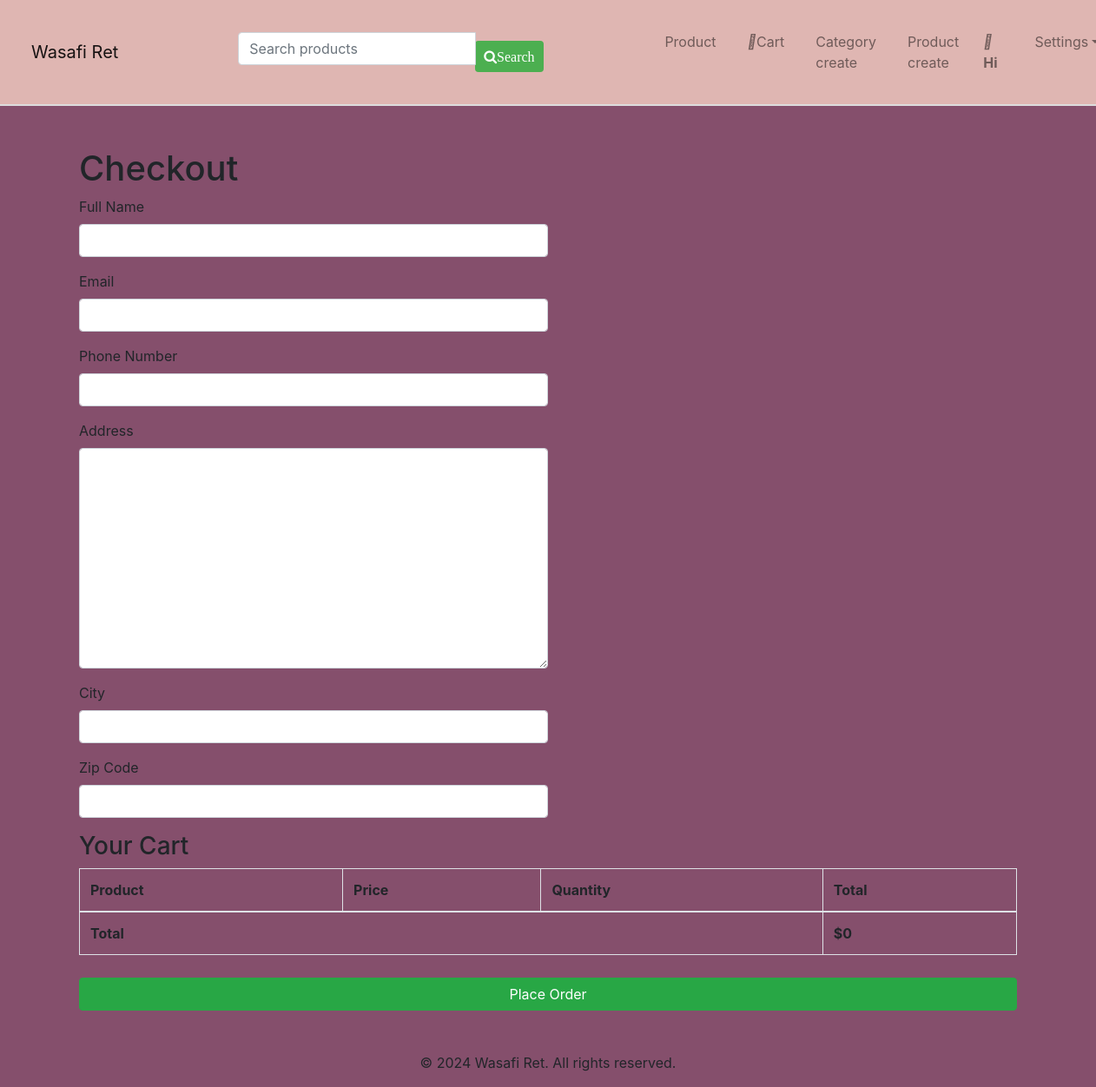
Page /orders/checkout/ (signed in) on the earlier database version.
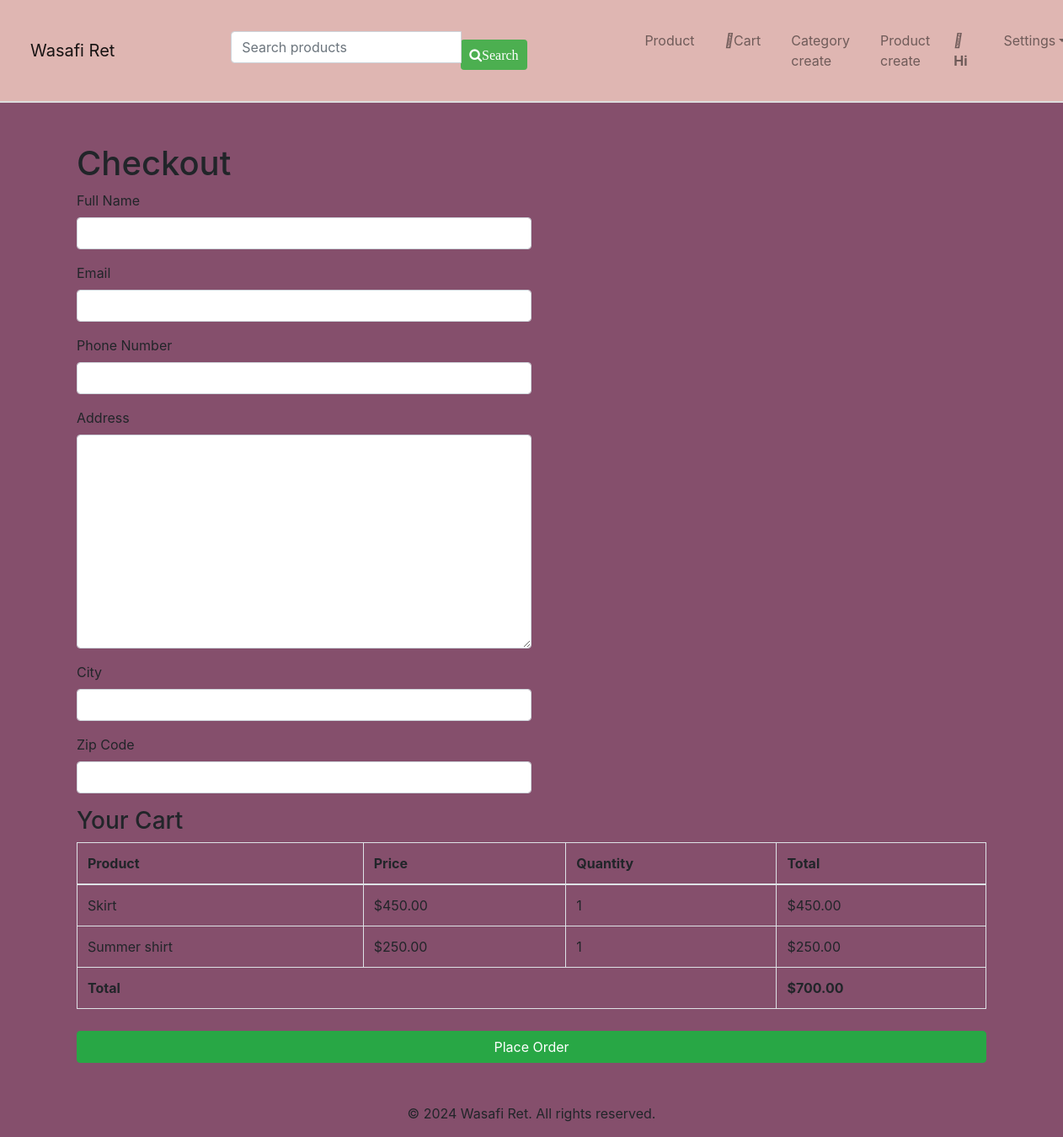
Same page on the later database version.
### WasafiRet/models.py (models this page shows, shortened)
class CartItem(models.Model):
    cart=models.ForeignKey(Cart,on_delete=models.CASCADE)
    product=models.ForeignKey(Product,on_delete=models.CASCADE)
    quantity=models.PositiveIntegerField(default=1)
    def get_total(self):
        return self.quantity*self.product.price

class Product(models.Model):
    name=models.CharField(max_length=255)
    description=models.TextField()
    price=models.DecimalField(max_digits=10,decimal_places=2)
    stock=models.IntegerField()
    category=models.ForeignKey(Category,on_delete=models.CASCADE)
    is_active=models.BooleanField(default=True)
    image=models.ImageField(upload_to=',media/images',blank=True,null=True)

### order/views.py (the view)
# urls.py: path('checkout/', views.checkout, name='checkout'),
@login_required
def checkout(request):
    cart = Cart.objects.filter(user=request.user).first()
    cart_items = CartItem.objects.filter(cart=cart)
    cart_total = sum(item.get_total() for item in cart_items)
    if request.method == 'POST':
        form = OrderForm(request.POST)
        if form.is_valid():
            order = form.save(commit=False)
            order.user = request.user
            order.status = 'Pending'
            order.save()
            for item in cart_items:
                OrderItem.objects.create(
                    order=order,
                    product=item.product,
                    quantity=item.quantity
                )
            cart_items.delete()
            return redirect('orders:order_confirmation', order_id=order.id)
    else:
        form = OrderForm()
    return render(request, 'order/checkout.html', {
        'form': form,
        'cart_items': cart_items,
        'cart_total': cart_total,
    })

### order/forms.py
class OrderForm(forms.ModelForm):
    shipping_name = forms.CharField(max_length=255, label="Full Name")
    shipping_email = forms.EmailField(label="Email")
    phone_number = forms.CharField(max_length=20, label="Phone Number")
    shipping_address = forms.CharField(widget=forms.Textarea, label="Address")
    shipping_city = forms.CharField(max_length=100, label="City")
    shipping_zip_code = forms.CharField(max_length=20, label="Zip Code")
    class Meta:
        model = Order
        fields = ['shipping_name', 'shipping_email', 'phone_number', 'shipping_address', 'shipping_city', 'shipping_zip_code']

### order/templates/order/checkout.html (shortened to what this page needs)
{% extends 'WasafiRet/base.html' %}
{% load static %}
{% load widget_tweaks %}
{% block content %}
    <div class="container mt-5">
        <h1>Checkout</h1>
        <form method="post">
            <div class="form-group">
                <label for="id_shipping_name">Full Name</label>
                {{ form.shipping_name|add_class:"form-control col-md-6" }}
            </div>
            <div class="form-group">
                <label for="id_shipping_email">Email</label>
                {{ form.shipping_email|add_class:"form-control col-md-6" }}
            </div>
            <div class="form-group">
                <label for="id_phone_number">Phone Number</label>
                {{ form.phone_number|add_class:"form-control col-md-6" }}
            </div>
            <div class="form-group">
                <label for="id_shipping_address">Address</label>
                {{ form.shipping_address|add_class:"form-control col-md-6" }}
            </div>
            <div class="form-group">
                <label for="id_shipping_city">City</label>
                {{ form.shipping_city|add_class:"form-control col-md-6" }}
            </div>
            <div class="form-group">
                <label for="id_shipping_zip_code">Zip Code</label>
                {{ form.shipping_zip_code|add_class:"form-control col-md-6" }}
            </div>
            <h3>Your Cart</h3>
            <table class="table table-bordered">
                <thead>
                    <tr>
                        <th>Product</th>
                        <th>Price</th>
                        <th>Quantity</th>
                        <th>Total</th>
                    </tr>
                </thead>
                <tbody>
                    {% for item in cart_items %}
                    <tr>
                        <td>{{ item.product.name }}</td>
                        <td>${{ item.product.price }}</td>
                        <td>{{ item.quantity }}</td>
                        <td>${{ item.get_total }}</td>
                    </tr>
                    {% endfor %}
                    <tr>
                        <td colspan="3" class="font-weight-bold">Total</td>
                        <td class="font-weight-bold">${{ cart_total }}</td>
                    </tr>
                </tbody>
            </table>
            <button type="submit" class="btn btn-success">Place Order</button>
        </form>
    </div>
{% endblock %}

Differences in the rows shown:
added CartItem: product.name "Skirt", product.price "450.00", quantity "1", get_total "450.00"
added CartItem: product.name "Summer shirt", product.price "250.00", quantity "1", get_total "250.00"
Other differences:
{{ cart_total }}: "0" → "700.00"
